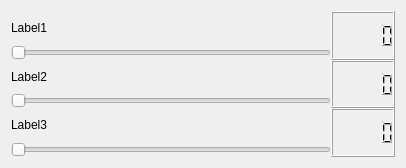
<?xml version="1.0" encoding="UTF-8"?>
<ui version="4.0">
 <class>Curseurs</class>
 <widget class="QDialog" name="Curseurs">
  <property name="geometry">
   <rect>
    <x>0</x>
    <y>0</y>
    <width>406</width>
    <height>168</height>
   </rect>
  </property>
  <property name="windowTitle">
   <string>Dialog</string>
  </property>
  <layout class="QVBoxLayout" name="verticalLayout_4">
   <property name="spacing">
    <number>0</number>
   </property>
   <item>
    <layout class="QHBoxLayout" name="horizontalLayout">
     <property name="spacing">
      <number>0</number>
     </property>
     <item>
      <layout class="QVBoxLayout" name="verticalLayout">
       <property name="spacing">
        <number>0</number>
       </property>
       <item>
        <widget class="QLabel" name="xLabel">
         <property name="text">
          <string>Label1</string>
         </property>
        </widget>
       </item>
       <item>
        <widget class="QSlider" name="parametreXSlider">
         <property name="orientation">
          <enum>Qt::Horizontal</enum>
         </property>
        </widget>
       </item>
      </layout>
     </item>
     <item>
      <widget class="QLCDNumber" name="xLcd"/>
     </item>
    </layout>
   </item>
   <item>
    <layout class="QHBoxLayout" name="horizontalLayout_2">
     <property name="spacing">
      <number>0</number>
     </property>
     <item>
      <layout class="QVBoxLayout" name="verticalLayout_2">
       <property name="spacing">
        <number>0</number>
       </property>
       <item>
        <widget class="QLabel" name="yLabel">
         <property name="text">
          <string>Label2</string>
         </property>
        </widget>
       </item>
       <item>
        <widget class="QSlider" name="parametreYSlider">
         <property name="orientation">
          <enum>Qt::Horizontal</enum>
         </property>
        </widget>
       </item>
      </layout>
     </item>
     <item>
      <widget class="QLCDNumber" name="yLcd"/>
     </item>
    </layout>
   </item>
   <item>
    <layout class="QHBoxLayout" name="horizontalLayout_3">
     <property name="spacing">
      <number>0</number>
     </property>
     <item>
      <layout class="QVBoxLayout" name="verticalLayout_3">
       <property name="spacing">
        <number>0</number>
       </property>
       <item>
        <widget class="QLabel" name="zLabel">
         <property name="text">
          <string>Label3</string>
         </property>
        </widget>
       </item>
       <item>
        <widget class="QSlider" name="parametreZSlider">
         <property name="orientation">
          <enum>Qt::Horizontal</enum>
         </property>
        </widget>
       </item>
      </layout>
     </item>
     <item>
      <widget class="QLCDNumber" name="zLcd"/>
     </item>
    </layout>
   </item>
  </layout>
 </widget>
 <resources/>
 <connections/>
</ui>
